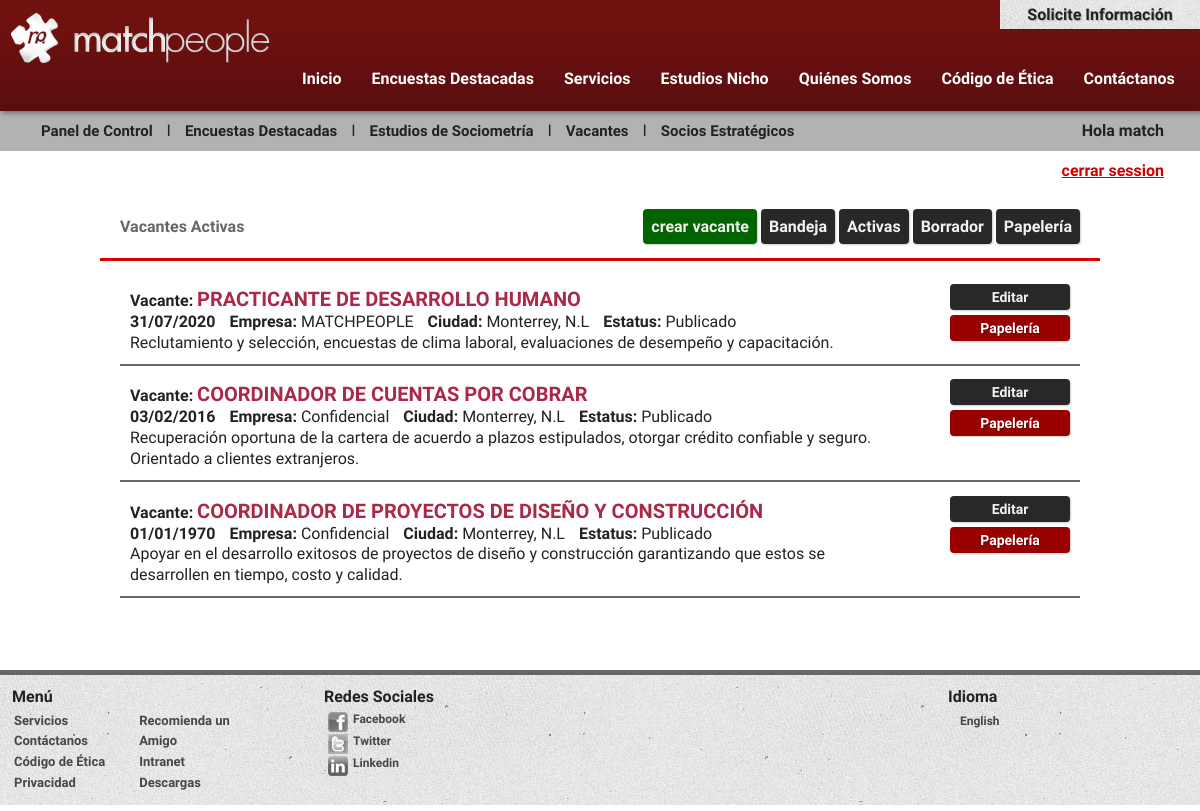
The page /matchpeople/activas_vacante.php (signed in) on the database its author committed.
### tables this page shows
CREATE TABLE `listavacantes` (
  `id` int(100) NOT NULL,
  `autor` varchar(150) NOT NULL,
  `vacante` varchar(300) NOT NULL,
  `ciudad` varchar(20) NOT NULL,
  `GiroEmpresa` varchar(100) NOT NULL,
  `descripcion` longtext NOT NULL,
  `fecha` varchar(15) NOT NULL,
  `afinidad` varchar(200) NOT NULL,
  `Perfil_Academico` varchar(200) NOT NULL,
  `experiencia_profecional` varchar(11) NOT NULL,
  `edad` varchar(200) NOT NULL,
  `genero` varchar(200) NOT NULL,
  `competencias` varchar(200) NOT NULL,
  `disponibilidad_viaje` varchar(200) NOT NULL,
  `Nombre_empresa` varchar(200) NOT NULL,
  `ingles` varchar(100) NOT NULL,
  `residencia` varchar(10) NOT NULL,
  `img` varchar(100) NOT NULL,
  `des_corta` varchar(200) NOT NULL,
  `area_funcion` varchar(200) NOT NULL,
  `estatusId` int(10) NOT NULL,
  `papeleria` int(11) NOT NULL
);

### matchpeople/activas_vacante.php (the view, shortened to what this page needs)
<!doctype html>
<html>
<head>
<?php include("header.php");?>
<div id="contenido">
<?php include("menus/menu_vacantes.php");?>
  <div class="titulosec" >
  Vacantes Activas
	<?php include("menus/menu_secuV.php");?>
  </div>
  <div class="ochenta centar" >
    <?php
		include("clavesbd.php");
		$con = mysqli_connect($servername, $username, $password, $dbname);
		mysqli_set_charset($con,"utf8");
	 $sql = "SELECT id, vacante, ciudad, fecha, Nombre_empresa, des_corta, estatusId FROM listavacantes where papeleria != 1 AND estatusId = 1";
  			$result = mysqli_query($con, $sql);
  			if (mysqli_num_rows($result) > 0) {
  				while($row = mysqli_fetch_assoc($result)) {
						$Titulo = $row['vacante'];
						$Titulo= strtoupper($Titulo);
						$Fecha = $row['fecha'];
						$newDate = date("d/m/Y", strtotime($Fecha));
						$Empresa = $row["Nombre_empresa"];
						$Ciudad = $row["ciudad"];
						$estatusId = $row['estatusId'];
						$balaso = $row["des_corta"];
  				echo "<form class='box_vacante' action='editar_vacante.php?id=".$row['id']."' enctype='multipart/form-data' method='POST'>";?>
	   				<div class='col1 ochenta'>
		   				<strong>Vacante:</strong> <span class='h2'><?php echo"$Titulo"; ?></span><br>
							<strong><?php echo"$newDate "; ?></strong>
							<strong class='izquierdo'>Empresa: </strong><?php echo"$Empresa"; ?>
							<strong class='izquierdo'>Ciudad: </strong><?php echo"$Ciudad"; ?>
							<strong class='izquierdo'>Estatus: </strong>
						 	<?php if ($estatusId != "1") { $estatus ="Borrador";} else {$estatus ="Publicado";} echo"$estatus"; ?>
							<br><?php echo"$balaso"; ?>
						</div>
						<div class='col2'>
							<input class='btn2 alignCenter' type='submit' value='Editar' name='btn_submit' style='width: 120px;'>
							<input class='btn3 alignCenter' type='submit' value='Papelería' name='btn_submit' style='width: 120px;'>
		   			</div>
   				</form>
					<?php } } else {	echo "<h3>No hay vacantes activas</h3>";}	mysqli_close($con); ?>
  </div>
</div>
<?php include ("footer.php");?>

### matchpeople/css/boilerplate.css (style rules this page uses)
html { font-size: 100%; -webkit-text-size-adjust: 100%; -ms-text-size-adjust: 100%; }
html, button, input, select, textarea { font-family: 'Open Sans Condensed', 'Arial Narrow', serif; color: #222; }
body { margin: 0; font-size: 1em; line-height: 1.3; font-family: 'Open Sans Condensed', 'Arial Narrow', serif; -webkit-font-smoothing: antialiased; -moz-font-smoothing: antialiased; font-smoothing: antialiased; }
b, strong { font-weight: bold; }
form { margin: 0; }
button, input, select, textarea { font-size: 100%; margin: 0; vertical-align: baseline; *vertical-align: middle; }
button, input { line-height: normal; }
button, input[type="button"], input[type="reset"], input[type="submit"] { cursor: pointer; -webkit-appearance: button; *overflow: visible; }

### matchpeople/css/main.css (style rules this page uses)
#contenido { display: inline-block; width: 100%; margin-top: 0px; }
@media only screen and (min-width: 482px) { #contenido { display: inline-block; width: 100%; margin-top: 0px; } }
@media only screen and (min-width: 769px) { #contenido { display: inline-block; width: 100%; margin-top: 0px; } }

### matchpeople/css/espacios.css (style rules this page uses)
body { margin: 0px; padding: 0px; }
.ochenta { width: 80% }
.izquierdo { margin-left: 10px; }
.centar { width: 80%; margin: 0 auto; text-align: center; }

### matchpeople/css/aaestudios.css (style rules this page uses)
@media only screen and (min-width: 760px) { .izquierdo { margin-left: 10px; } }

### matchpeople/css/vacante.css (style rules this page uses)
.box_vacante { margin: 0; border-bottom: #666 solid 2px; width: 100%; display: inline-block; }
.box_vacante .col2 { float: right; padding: 0px; }
.titulosec { border-bottom-width: 8px; border-bottom: rgba(211,0,3,1.00) solid; color: rgba(102,102,102,1.00); width: 80%; padding: 20px; margin: 15px auto; font-weight: 900; }
.col1 { display: block; padding: 10px; text-align: left; float: left; }
.col2 { display: block; width: 130px; padding: 10px; float: left; }
.h2 { font-size: 20px; font-weight: 900; color: #ab2848; text-transform: uppercase; }
.alignCenter { top: 50%; display: inherit; text-align: center; }

### matchpeople/css/botones.css (style rules this page uses)
.btn2 { background-color: #292828; color: #F3F1F1; margin: 8px 0px 5px 0px; font-weight: 800; border: 0; -moz-box-shadow: 1px 1px 2px rgba(0,0,0,0.2); -webkit-box-shadow: 1px 1px 2px rgba(0,0,0,0.2); box-shadow: 1px 1px 2px rgba(0,0,0,0.2); }
.btn3 { color: #FFF; margin: 0px 0px 10px 0px; padding: 5px 10px; font-weight: 900; background-color: #900; font-size: 14px; border: 0px; -moz-box-shadow: 1px 1px 2px rgba(0,0,0,0.2); -webkit-box-shadow: 1px 1px 2px rgba(0,0,0,0.2); box-shadow: 1px 1px 2px rgba(0,0,0,0.2); text-shadow: 1px 1px 1px rgba(0,0,0,0.2); cursor: pointer }

### matchpeople/css/forms.css (style rules this page uses)
input { color: #333; padding: 5px; font-size: 14px; }

### matchpeople/css/background.css (style rules this page uses)
html, body { height:100%; }

### matchpeople/css/validador.css (style rules this page uses)
input[type=submit] { border-radius: 4px; }

### rows shown on the page
listavacantes: vacante "PRACTICANTE DE DESARROLLO HUMANO", fecha "31/07/2020", Nombre_empresa "MATCHPEOPLE", ciudad "Monterrey, N.L", estatusId "Publicado", des_corta "Reclutamiento y selección, encuestas de clima laboral, evaluaciones de desempeño y capacitación."
listavacantes: vacante "COORDINADOR DE CUENTAS POR COBRAR", fecha "03/02/2016", Nombre_empresa "Confidencial", ciudad "Monterrey, N.L", estatusId "Publicado", des_corta "Recuperación oportuna de la cartera de acuerdo a plazos estipulados, otorgar crédito confiable y seguro. Orientado a clientes extranjeros."
listavacantes: vacante "COORDINADOR DE PROYECTOS DE DISEÑO Y CONSTRUCCIÓN", fecha "01/01/1970", Nombre_empresa "Confidencial", ciudad "Monterrey, N.L", estatusId "Publicado", des_corta "Apoyar en el desarrollo exitosos de proyectos de diseño y construcción garantizando que estos se desarrollen en tiempo, costo y calidad."

### other values the page prints
$autor "match"
